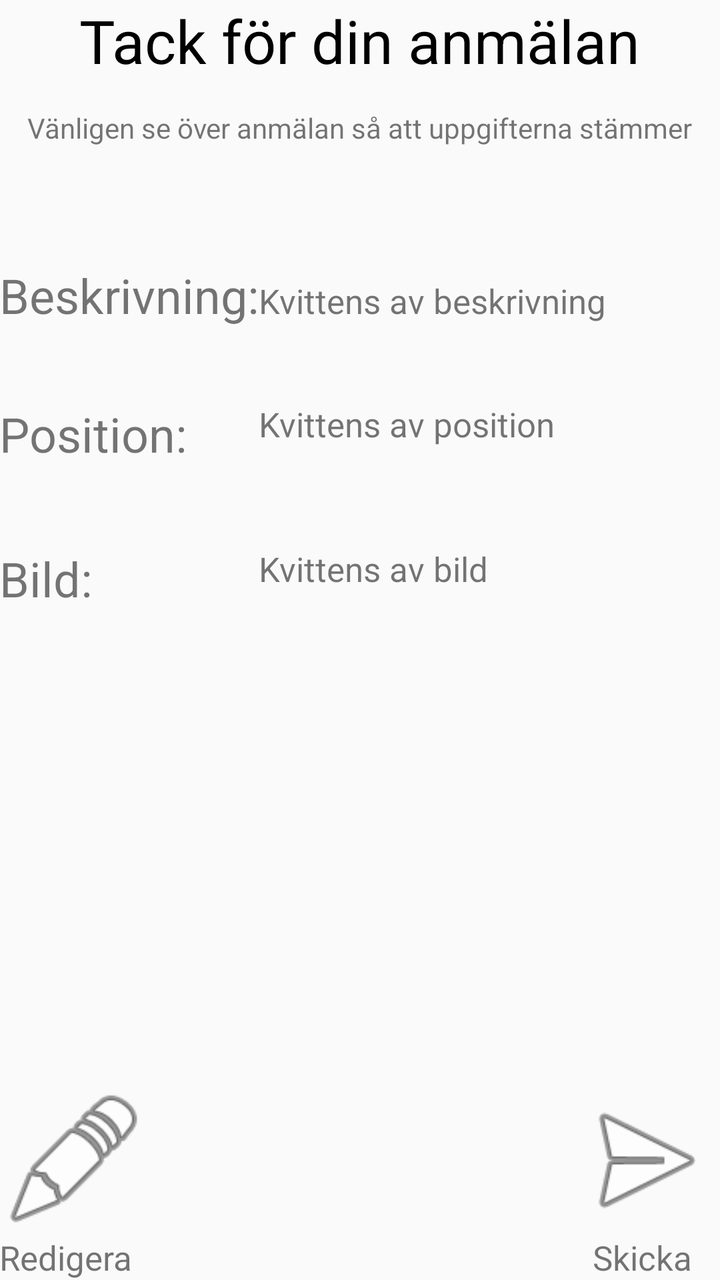
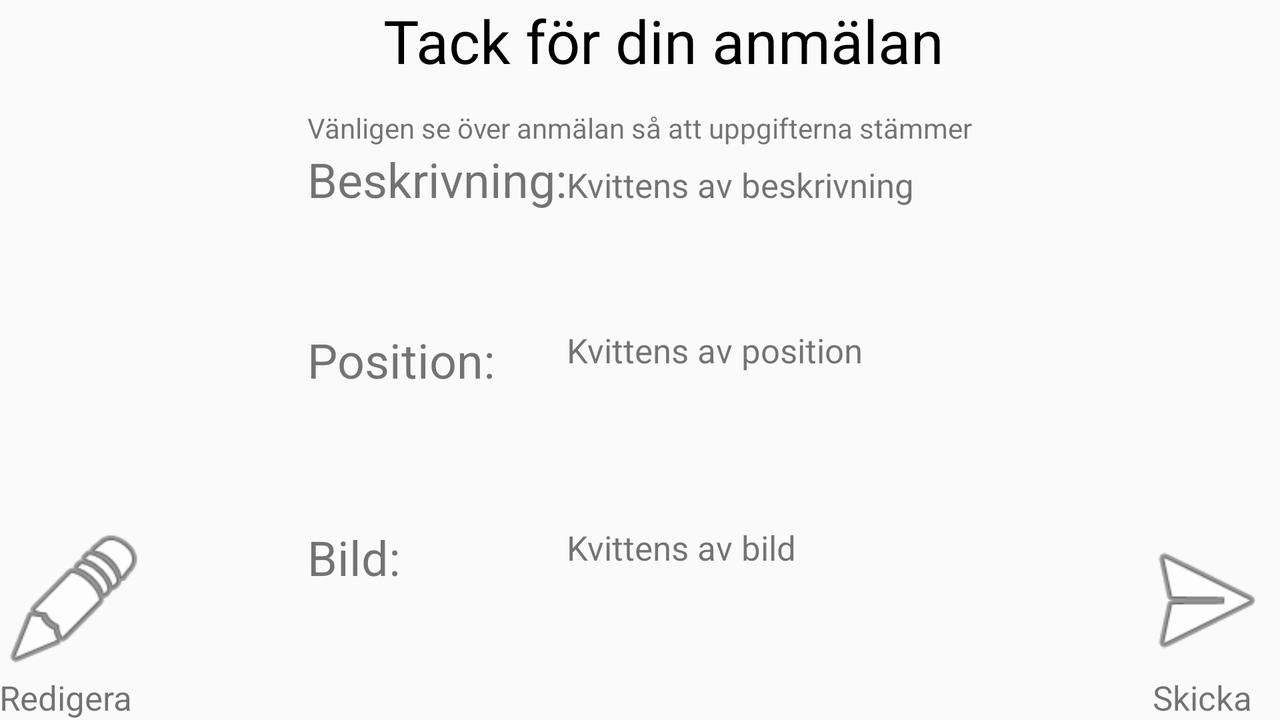

First picture: res/layout/ on a phone held upright. Second picture: the repository's own variant of that layout, on a device whose configuration matches the variant's folder. Source for both follows.
<!-- AndroidManifest.xml: application theme AppTheme -->
<!-- res/layout/content_receipt.xml -->
<?xml version="1.0" encoding="utf-8"?>
<RelativeLayout xmlns:android="http://schemas.android.com/apk/res/android"
    xmlns:app="http://schemas.android.com/apk/res-auto"
    xmlns:tools="http://schemas.android.com/tools"
    android:id="@+id/content_receipt"
    android:layout_width="match_parent"
    android:layout_height="match_parent"
    android:paddingBottom="@dimen/activity_vertical_margin"
    android:paddingLeft="@dimen/activity_horizontal_margin"
    android:paddingRight="@dimen/activity_horizontal_margin"
    android:paddingTop="@dimen/activity_vertical_margin"
    app:layout_behavior="@string/appbar_scrolling_view_behavior"
    tools:context="com.example.grand.geo_application.ReceiptActivity"
    tools:showIn="@layout/activity_receipt">

    <TextView
        android:text="Tack för din anmälan"
        android:layout_width="wrap_content"
        android:layout_height="wrap_content"
        android:layout_alignParentTop="true"
        android:layout_centerHorizontal="true"
        android:id="@+id/textView8"
        android:textSize="30sp"
        android:textColor="@android:color/background_dark" />

    <TextView
        android:text="Vänligen se över anmälan så att uppgifterna stämmer"
        android:layout_width="wrap_content"
        android:layout_height="wrap_content"
        android:layout_below="@+id/textView8"
        android:layout_centerHorizontal="true"
        android:layout_marginTop="14dp"
        android:id="@+id/textView11" />

    <TextView
        android:text="Beskrivning:"
        android:layout_width="wrap_content"
        android:layout_height="wrap_content"
        android:id="@+id/textView2"
        android:layout_marginTop="58dp"
        android:textSize="24sp"
        android:layout_below="@+id/textView11"
        android:layout_alignParentStart="true" />


    <Button
        android:layout_width="75dp"
        android:layout_height="75dp"
        android:id="@+id/button3"
        android:background="@android:drawable/ic_menu_edit"
        android:layout_above="@+id/textView13"
        android:layout_alignParentStart="true"
        android:onClick="report" />

    <TextView
        android:text="Redigera"
        android:layout_width="wrap_content"
        android:layout_height="wrap_content"
        android:id="@+id/textView19"
        android:textSize="17dp"
        android:layout_alignParentBottom="true"
        android:layout_alignParentStart="true" />

    <TextView
        android:text="Kvittens av beskrivning"
        android:layout_width="wrap_content"
        android:layout_height="wrap_content"
        android:id="@+id/textView17"
        android:textSize="17sp"
        android:layout_alignBaseline="@+id/textView2"
        android:layout_alignBottom="@+id/textView2"
        android:layout_toEndOf="@+id/textView2" />

    <TextView
        android:text="Position:"
        android:layout_width="wrap_content"
        android:layout_height="wrap_content"
        android:layout_below="@+id/textView2"
        android:layout_alignParentStart="true"
        android:layout_marginTop="37dp"
        android:id="@+id/textView15"
        android:textSize="24sp" />

    <TextView
        android:text="Bild:"
        android:layout_width="wrap_content"
        android:layout_height="wrap_content"
        android:layout_below="@+id/textView15"
        android:layout_alignParentStart="true"
        android:layout_marginTop="40dp"
        android:id="@+id/textView16"
        android:textSize="24sp" />

    <TextView
        android:text="Kvittens av position"
        android:layout_width="wrap_content"
        android:layout_height="wrap_content"
        android:id="@+id/textView14"
        android:textSize="17sp"
        android:layout_alignTop="@+id/textView15"
        android:layout_toEndOf="@+id/textView2" />

    <TextView
        android:text="Kvittens av bild"
        android:layout_width="wrap_content"
        android:layout_height="wrap_content"
        android:id="@+id/textView18"
        android:textSize="17sp"
        android:layout_alignTop="@+id/textView16"
        android:layout_alignStart="@+id/textView14" />

    <Button
        android:layout_width="75dp"
        android:layout_height="75dp"
        android:id="@+id/button"
        android:background="@android:drawable/ic_menu_send"
        android:layout_above="@+id/textView13"
        android:layout_alignParentEnd="true" />

    <TextView
        android:text="Skicka"
        android:layout_width="wrap_content"
        android:layout_height="wrap_content"
        android:id="@+id/textView13"
        android:textSize="17dp"
        android:layout_alignParentBottom="true"
        android:layout_alignStart="@+id/button"
        android:layout_marginStart="11dp" />

</RelativeLayout>
<!-- res/layout/activity_receipt.xml (included above) -->
<?xml version="1.0" encoding="utf-8"?>
<android.support.design.widget.CoordinatorLayout xmlns:android="http://schemas.android.com/apk/res/android"
    xmlns:app="http://schemas.android.com/apk/res-auto"
    xmlns:tools="http://schemas.android.com/tools"
    android:layout_width="match_parent"
    android:layout_height="match_parent"
    android:fitsSystemWindows="true"
    tools:context="com.example.grand.geo_application.ReceiptActivity">

    <include layout="@layout/content_receipt" />

    <android.support.design.widget.AppBarLayout
        android:layout_width="match_parent"
        android:layout_height="wrap_content"
        android:theme="@style/AppTheme.AppBarOverlay">

        <android.support.v7.widget.Toolbar
            android:id="@+id/toolbar"
            android:layout_width="match_parent"
            android:layout_height="?attr/actionBarSize"
            android:background="#E0E4CC"
            app:popupTheme="@style/AppTheme.PopupOverlay"
            app:titleTextColor="#00000000"
            app:title=" " />

    </android.support.design.widget.AppBarLayout>

</android.support.design.widget.CoordinatorLayout>
<!-- resources referenced by this layout -->
<resources>
  <style name="AppTheme.AppBarOverlay" parent="ThemeOverlay.AppCompat.Dark.ActionBar" />
  <style name="AppTheme.PopupOverlay" parent="ThemeOverlay.AppCompat.Light" />
  <style name="AppTheme" parent="Theme.AppCompat.Light.NoActionBar">
          
          </style>
</resources>
<!-- res/layout-land/content_receipt.xml (the repository's variant of the layout above) -->
<!-- drawn on the phone turned sideways -->
<?xml version="1.0" encoding="utf-8"?>
<RelativeLayout xmlns:android="http://schemas.android.com/apk/res/android"
    xmlns:app="http://schemas.android.com/apk/res-auto"
    xmlns:tools="http://schemas.android.com/tools"
    android:id="@+id/content_receipt"
    android:layout_width="match_parent"
    android:layout_height="match_parent"
    android:paddingBottom="@dimen/activity_vertical_margin"
    android:paddingLeft="@dimen/activity_horizontal_margin"
    android:paddingRight="@dimen/activity_horizontal_margin"
    android:paddingTop="@dimen/activity_vertical_margin"
    app:layout_behavior="@string/appbar_scrolling_view_behavior"
    tools:context="com.example.grand.geo_application.ReceiptActivity"
    tools:showIn="@layout/activity_receipt">

    <TextView
        android:text="Vänligen se över anmälan så att uppgifterna stämmer"
        android:layout_width="wrap_content"
        android:layout_height="wrap_content"
        android:layout_below="@+id/textView8"
        android:layout_centerHorizontal="true"
        android:layout_marginTop="14dp"
        android:id="@+id/textView11" />


    <Button
        android:layout_width="75dp"
        android:layout_height="75dp"
        android:id="@+id/button3"
        android:background="@android:drawable/ic_menu_edit"
        android:layout_above="@+id/textView13"
        android:layout_alignParentStart="true"
        android:onClick="report" />

    <TextView
        android:text="Redigera"
        android:layout_width="wrap_content"
        android:layout_height="wrap_content"
        android:id="@+id/textView19"
        android:textSize="17dp"
        android:layout_alignParentBottom="true"
        android:layout_alignParentStart="true" />

    <TextView
        android:text="Kvittens av beskrivning"
        android:layout_width="wrap_content"
        android:layout_height="wrap_content"
        android:id="@+id/textView17"
        android:textSize="17sp"
        android:layout_alignBaseline="@+id/textView2"
        android:layout_alignBottom="@+id/textView2"
        android:layout_toEndOf="@+id/textView2" />

    <TextView
        android:text="Kvittens av position"
        android:layout_width="wrap_content"
        android:layout_height="wrap_content"
        android:id="@+id/textView14"
        android:textSize="17sp"
        android:layout_alignTop="@+id/textView15"
        android:layout_toEndOf="@+id/textView2" />

    <TextView
        android:text="Kvittens av bild"
        android:layout_width="wrap_content"
        android:layout_height="wrap_content"
        android:id="@+id/textView18"
        android:textSize="17sp"
        android:layout_alignTop="@+id/textView16"
        android:layout_alignStart="@+id/textView14" />

    <Button
        android:layout_width="75dp"
        android:layout_height="75dp"
        android:id="@+id/next"
        android:background="@android:drawable/ic_menu_send"
        android:layout_above="@+id/textView13"
        android:layout_alignParentEnd="true" />

    <TextView
        android:text="Skicka"
        android:layout_width="wrap_content"
        android:layout_height="wrap_content"
        android:id="@+id/textView13"
        android:textSize="17dp"
        android:layout_alignParentBottom="true"
        android:layout_alignStart="@+id/next"
        android:layout_marginStart="11dp" />

    <TextView
        android:text="Tack för din anmälan"
        android:layout_width="wrap_content"
        android:layout_height="wrap_content"
        android:id="@+id/textView8"
        android:textSize="30sp"
        android:textColor="@android:color/background_dark"
        android:layout_alignParentTop="true"
        android:layout_alignEnd="@+id/textView11"
        android:layout_marginEnd="14dp" />

    <TextView
        android:text="Bild:"
        android:layout_width="wrap_content"
        android:layout_height="wrap_content"
        android:id="@+id/textView16"
        android:textSize="24sp"
        android:layout_alignTop="@+id/button3"
        android:layout_alignStart="@+id/textView15" />

    <TextView
        android:text="Beskrivning:"
        android:layout_width="wrap_content"
        android:layout_height="wrap_content"
        android:id="@+id/textView2"
        android:textSize="24sp"
        android:layout_below="@+id/textView11"
        android:layout_alignStart="@+id/textView11" />

    <TextView
        android:text="Position:"
        android:layout_width="wrap_content"
        android:layout_height="wrap_content"
        android:id="@+id/textView15"
        android:textSize="24sp"
        android:layout_centerVertical="true"
        android:layout_alignStart="@+id/textView2" />

</RelativeLayout>
<!-- res/layout/content_receipt.xml (included above) -->
<?xml version="1.0" encoding="utf-8"?>
<RelativeLayout xmlns:android="http://schemas.android.com/apk/res/android"
    xmlns:app="http://schemas.android.com/apk/res-auto"
    xmlns:tools="http://schemas.android.com/tools"
    android:id="@+id/content_receipt"
    android:layout_width="match_parent"
    android:layout_height="match_parent"
    android:paddingBottom="@dimen/activity_vertical_margin"
    android:paddingLeft="@dimen/activity_horizontal_margin"
    android:paddingRight="@dimen/activity_horizontal_margin"
    android:paddingTop="@dimen/activity_vertical_margin"
    app:layout_behavior="@string/appbar_scrolling_view_behavior"
    tools:context="com.example.grand.geo_application.ReceiptActivity"
    tools:showIn="@layout/activity_receipt">

    <TextView
        android:text="Tack för din anmälan"
        android:layout_width="wrap_content"
        android:layout_height="wrap_content"
        android:layout_alignParentTop="true"
        android:layout_centerHorizontal="true"
        android:id="@+id/textView8"
        android:textSize="30sp"
        android:textColor="@android:color/background_dark" />

    <TextView
        android:text="Vänligen se över anmälan så att uppgifterna stämmer"
        android:layout_width="wrap_content"
        android:layout_height="wrap_content"
        android:layout_below="@+id/textView8"
        android:layout_centerHorizontal="true"
        android:layout_marginTop="14dp"
        android:id="@+id/textView11" />

    <TextView
        android:text="Beskrivning:"
        android:layout_width="wrap_content"
        android:layout_height="wrap_content"
        android:id="@+id/textView2"
        android:layout_marginTop="58dp"
        android:textSize="24sp"
        android:layout_below="@+id/textView11"
        android:layout_alignParentStart="true" />


    <Button
        android:layout_width="75dp"
        android:layout_height="75dp"
        android:id="@+id/button3"
        android:background="@android:drawable/ic_menu_edit"
        android:layout_above="@+id/textView13"
        android:layout_alignParentStart="true"
        android:onClick="report" />

    <TextView
        android:text="Redigera"
        android:layout_width="wrap_content"
        android:layout_height="wrap_content"
        android:id="@+id/textView19"
        android:textSize="17dp"
        android:layout_alignParentBottom="true"
        android:layout_alignParentStart="true" />

    <TextView
        android:text="Kvittens av beskrivning"
        android:layout_width="wrap_content"
        android:layout_height="wrap_content"
        android:id="@+id/textView17"
        android:textSize="17sp"
        android:layout_alignBaseline="@+id/textView2"
        android:layout_alignBottom="@+id/textView2"
        android:layout_toEndOf="@+id/textView2" />

    <TextView
        android:text="Position:"
        android:layout_width="wrap_content"
        android:layout_height="wrap_content"
        android:layout_below="@+id/textView2"
        android:layout_alignParentStart="true"
        android:layout_marginTop="37dp"
        android:id="@+id/textView15"
        android:textSize="24sp" />

    <TextView
        android:text="Bild:"
        android:layout_width="wrap_content"
        android:layout_height="wrap_content"
        android:layout_below="@+id/textView15"
        android:layout_alignParentStart="true"
        android:layout_marginTop="40dp"
        android:id="@+id/textView16"
        android:textSize="24sp" />

    <TextView
        android:text="Kvittens av position"
        android:layout_width="wrap_content"
        android:layout_height="wrap_content"
        android:id="@+id/textView14"
        android:textSize="17sp"
        android:layout_alignTop="@+id/textView15"
        android:layout_toEndOf="@+id/textView2" />

    <TextView
        android:text="Kvittens av bild"
        android:layout_width="wrap_content"
        android:layout_height="wrap_content"
        android:id="@+id/textView18"
        android:textSize="17sp"
        android:layout_alignTop="@+id/textView16"
        android:layout_alignStart="@+id/textView14" />

    <Button
        android:layout_width="75dp"
        android:layout_height="75dp"
        android:id="@+id/button"
        android:background="@android:drawable/ic_menu_send"
        android:layout_above="@+id/textView13"
        android:layout_alignParentEnd="true" />

    <TextView
        android:text="Skicka"
        android:layout_width="wrap_content"
        android:layout_height="wrap_content"
        android:id="@+id/textView13"
        android:textSize="17dp"
        android:layout_alignParentBottom="true"
        android:layout_alignStart="@+id/button"
        android:layout_marginStart="11dp" />

</RelativeLayout>
